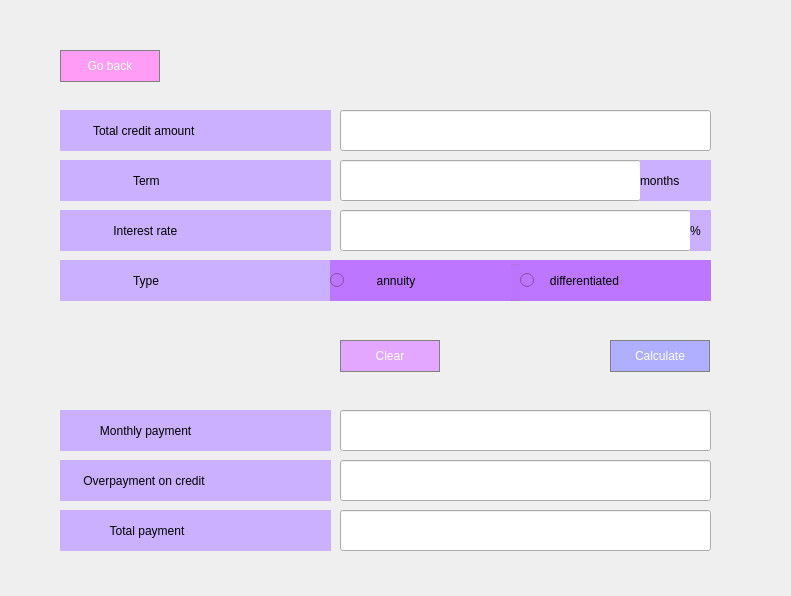
<?xml version="1.0" encoding="UTF-8"?>
<ui version="4.0">
 <class>CreditWindow</class>
 <widget class="QWidget" name="CreditWindow">
  <property name="geometry">
   <rect>
    <x>0</x>
    <y>0</y>
    <width>791</width>
    <height>596</height>
   </rect>
  </property>
  <property name="windowTitle">
   <string>Form</string>
  </property>
  <property name="styleSheet">
   <string notr="true">CreditWindow {
 background-color: rgb(207, 248, 255);
}
</string>
  </property>
  <widget class="QPushButton" name="back_btn">
   <property name="geometry">
    <rect>
     <x>60</x>
     <y>50</y>
     <width>100</width>
     <height>32</height>
    </rect>
   </property>
   <property name="styleSheet">
    <string notr="true">QPushButton{
 background-color: rgb(255, 157, 246);
 color: white;
 border: 1px solid gray;
font: 18pt &quot;Rockwell&quot;;
}

QPushButton:pressed{
 background-color: qlineargradient(spread:pad, x1:0, y1:0, x2:1, y2:0, stop:0 rgba(255, 0, 0, 255), stop:0.166 rgba(255, 255, 0, 255), stop:0.333 rgba(0, 255, 0, 255), stop:0.5 rgba(0, 255, 255, 255), stop:0.666 rgba(0, 0, 255, 255), stop:0.833 rgba(255, 0, 255, 255), stop:1 rgba(255, 0, 0, 255));
}
</string>
   </property>
   <property name="text">
    <string>Go back</string>
   </property>
  </widget>
  <widget class="QLabel" name="total_cr_amount_lbl">
   <property name="geometry">
    <rect>
     <x>60</x>
     <y>110</y>
     <width>271</width>
     <height>41</height>
    </rect>
   </property>
   <property name="styleSheet">
    <string notr="true">font: 18pt &quot;Rockwell&quot;;
background-color: rgb(202, 176, 255);</string>
   </property>
   <property name="text">
    <string>          Total credit amount</string>
   </property>
  </widget>
  <widget class="QLabel" name="term_lbl">
   <property name="geometry">
    <rect>
     <x>60</x>
     <y>160</y>
     <width>271</width>
     <height>41</height>
    </rect>
   </property>
   <property name="styleSheet">
    <string notr="true">font: 18pt &quot;Rockwell&quot;;
background-color: rgb(202, 176, 255);</string>
   </property>
   <property name="text">
    <string>                      Term</string>
   </property>
  </widget>
  <widget class="QLabel" name="interest_rate_lbl">
   <property name="geometry">
    <rect>
     <x>60</x>
     <y>210</y>
     <width>271</width>
     <height>41</height>
    </rect>
   </property>
   <property name="styleSheet">
    <string notr="true">font: 18pt &quot;Rockwell&quot;;
background-color: rgb(202, 176, 255);</string>
   </property>
   <property name="text">
    <string>                Interest rate</string>
   </property>
  </widget>
  <widget class="QLabel" name="type_lbl">
   <property name="geometry">
    <rect>
     <x>60</x>
     <y>260</y>
     <width>271</width>
     <height>41</height>
    </rect>
   </property>
   <property name="styleSheet">
    <string notr="true">font: 18pt &quot;Rockwell&quot;;
background-color: rgb(202, 176, 255);</string>
   </property>
   <property name="text">
    <string>                      Type</string>
   </property>
  </widget>
  <widget class="QLabel" name="monthly_payment_lbl">
   <property name="geometry">
    <rect>
     <x>60</x>
     <y>410</y>
     <width>271</width>
     <height>41</height>
    </rect>
   </property>
   <property name="styleSheet">
    <string notr="true">font: 18pt &quot;Rockwell&quot;;
background-color: rgb(202, 176, 255);</string>
   </property>
   <property name="text">
    <string>            Monthly payment</string>
   </property>
  </widget>
  <widget class="QLabel" name="overpayment_lbl">
   <property name="geometry">
    <rect>
     <x>60</x>
     <y>460</y>
     <width>271</width>
     <height>41</height>
    </rect>
   </property>
   <property name="styleSheet">
    <string notr="true">font: 18pt &quot;Rockwell&quot;;
background-color: rgb(202, 176, 255);</string>
   </property>
   <property name="text">
    <string>       Overpayment on credit</string>
   </property>
  </widget>
  <widget class="QLabel" name="total_payment_lbl">
   <property name="geometry">
    <rect>
     <x>60</x>
     <y>510</y>
     <width>271</width>
     <height>41</height>
    </rect>
   </property>
   <property name="styleSheet">
    <string notr="true">font: 18pt &quot;Rockwell&quot;;
background-color: rgb(202, 176, 255);</string>
   </property>
   <property name="text">
    <string>               Total payment</string>
   </property>
  </widget>
  <widget class="QPushButton" name="clear_btn">
   <property name="geometry">
    <rect>
     <x>340</x>
     <y>340</y>
     <width>100</width>
     <height>32</height>
    </rect>
   </property>
   <property name="styleSheet">
    <string notr="true">QPushButton{
 background-color: rgb(227, 167, 255);
 color: white;
 border: 1px solid gray;
font: 18pt &quot;Rockwell&quot;;
}

QPushButton:pressed{
 background-color: qlineargradient(spread:pad, x1:0, y1:0, x2:1, y2:0, stop:0 rgba(245, 224, 176, 255), stop:0.09 rgba(246, 189, 237, 255), stop:0.14 rgba(194, 207, 246, 255), stop:0.19 rgba(184, 160, 168, 255), stop:0.25 rgba(171, 186, 248, 255), stop:0.32 rgba(243, 248, 224, 255), stop:0.385 rgba(249, 162, 183, 255), stop:0.47 rgba(100, 115, 124, 255), stop:0.58 rgba(251, 205, 202, 255), stop:0.65 rgba(170, 128, 185, 255), stop:0.75 rgba(252, 222, 204, 255), stop:0.805 rgba(206, 122, 218, 255), stop:0.86 rgba(254, 223, 175, 255), stop:0.91 rgba(254, 236, 244, 255), stop:1 rgba(255, 191, 221, 255));
}</string>
   </property>
   <property name="text">
    <string>Clear</string>
   </property>
  </widget>
  <widget class="QGroupBox" name="type_groupBox">
   <property name="geometry">
    <rect>
     <x>330</x>
     <y>260</y>
     <width>381</width>
     <height>41</height>
    </rect>
   </property>
   <property name="styleSheet">
    <string notr="true"> background-color: rgb(189, 118, 255);</string>
   </property>
   <property name="title">
    <string/>
   </property>
   <widget class="QRadioButton" name="annuity_radio_btn">
    <property name="geometry">
     <rect>
      <x>0</x>
      <y>0</y>
      <width>181</width>
      <height>41</height>
     </rect>
    </property>
    <property name="styleSheet">
     <string notr="true">font: 18pt &quot;Rockwell&quot;;
 background-color: rgb(189, 118, 255);</string>
    </property>
    <property name="text">
     <string>        annuity</string>
    </property>
   </widget>
   <widget class="QRadioButton" name="differentiated_radio_btn">
    <property name="geometry">
     <rect>
      <x>190</x>
      <y>0</y>
      <width>191</width>
      <height>41</height>
     </rect>
    </property>
    <property name="styleSheet">
     <string notr="true">font: 18pt &quot;Rockwell&quot;;
 background-color: rgb(189, 118, 255);</string>
    </property>
    <property name="text">
     <string>   differentiated</string>
    </property>
   </widget>
  </widget>
  <widget class="QLineEdit" name="total_cr_amount_lineEdit">
   <property name="geometry">
    <rect>
     <x>340</x>
     <y>110</y>
     <width>371</width>
     <height>41</height>
    </rect>
   </property>
   <property name="styleSheet">
    <string notr="true">font: 18pt &quot;.AppleSystemUIFont&quot;;</string>
   </property>
  </widget>
  <widget class="QLineEdit" name="term_lineEdit">
   <property name="geometry">
    <rect>
     <x>340</x>
     <y>160</y>
     <width>301</width>
     <height>41</height>
    </rect>
   </property>
   <property name="styleSheet">
    <string notr="true">font: 18pt &quot;.AppleSystemUIFont&quot;;</string>
   </property>
  </widget>
  <widget class="QLineEdit" name="interest_rate_lineEdit">
   <property name="geometry">
    <rect>
     <x>340</x>
     <y>210</y>
     <width>351</width>
     <height>41</height>
    </rect>
   </property>
   <property name="styleSheet">
    <string notr="true">font: 18pt &quot;.AppleSystemUIFont&quot;;</string>
   </property>
  </widget>
  <widget class="QLineEdit" name="monthly_payment_lineEdit">
   <property name="geometry">
    <rect>
     <x>340</x>
     <y>410</y>
     <width>371</width>
     <height>41</height>
    </rect>
   </property>
   <property name="styleSheet">
    <string notr="true">font: 18pt &quot;.AppleSystemUIFont&quot;;</string>
   </property>
  </widget>
  <widget class="QLineEdit" name="overpayment_lineEdit">
   <property name="geometry">
    <rect>
     <x>340</x>
     <y>460</y>
     <width>371</width>
     <height>41</height>
    </rect>
   </property>
   <property name="styleSheet">
    <string notr="true">font: 18pt &quot;.AppleSystemUIFont&quot;;</string>
   </property>
  </widget>
  <widget class="QLineEdit" name="total_payment_lineEdit">
   <property name="geometry">
    <rect>
     <x>340</x>
     <y>510</y>
     <width>371</width>
     <height>41</height>
    </rect>
   </property>
   <property name="styleSheet">
    <string notr="true">font: 18pt &quot;.AppleSystemUIFont&quot;;</string>
   </property>
  </widget>
  <widget class="QPushButton" name="calculate_btn">
   <property name="geometry">
    <rect>
     <x>610</x>
     <y>340</y>
     <width>100</width>
     <height>32</height>
    </rect>
   </property>
   <property name="styleSheet">
    <string notr="true">QPushButton{
 background-color: rgb(175, 174, 255);
 color: white;
 border: 1px solid gray;
 font: 18pt &quot;Rockwell&quot;;
}

QPushButton:pressed{
 background-color: qlineargradient(spread:pad, x1:0, y1:0, x2:1, y2:0, stop:0 rgba(9, 41, 4, 255), stop:0.085 rgba(2, 79, 0, 255), stop:0.19 rgba(50, 147, 22, 255), stop:0.275 rgba(236, 191, 49, 255), stop:0.39 rgba(243, 61, 34, 255), stop:0.555 rgba(135, 81, 60, 255), stop:0.667 rgba(121, 75, 255, 255), stop:0.825 rgba(164, 255, 244, 255), stop:0.885 rgba(104, 222, 71, 255), stop:1 rgba(93, 128, 0, 255));
}</string>
   </property>
   <property name="text">
    <string>Calculate</string>
   </property>
  </widget>
  <widget class="QLabel" name="months_lbl">
   <property name="geometry">
    <rect>
     <x>640</x>
     <y>160</y>
     <width>71</width>
     <height>41</height>
    </rect>
   </property>
   <property name="styleSheet">
    <string notr="true">font: 18pt &quot;Rockwell&quot;;
background-color: rgb(202, 176, 255);</string>
   </property>
   <property name="text">
    <string>months</string>
   </property>
  </widget>
  <widget class="QLabel" name="percent_lbl">
   <property name="geometry">
    <rect>
     <x>690</x>
     <y>210</y>
     <width>21</width>
     <height>41</height>
    </rect>
   </property>
   <property name="styleSheet">
    <string notr="true">font: 18pt &quot;Rockwell&quot;;
background-color: rgb(202, 176, 255);</string>
   </property>
   <property name="text">
    <string>%</string>
   </property>
  </widget>
 </widget>
 <resources/>
 <connections/>
</ui>
